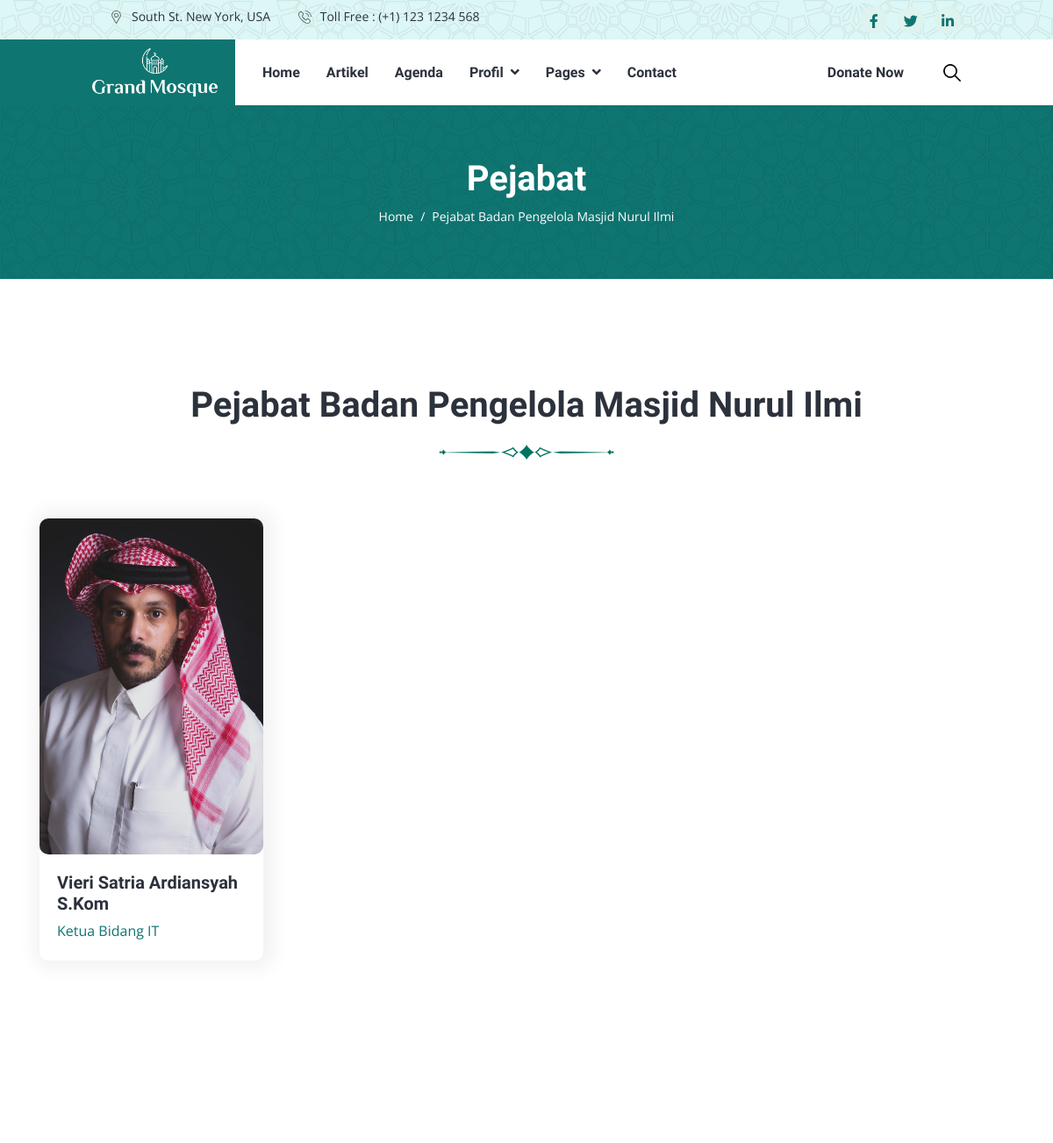
Before: /index.php/pimpinan (upper part) with the older database file.
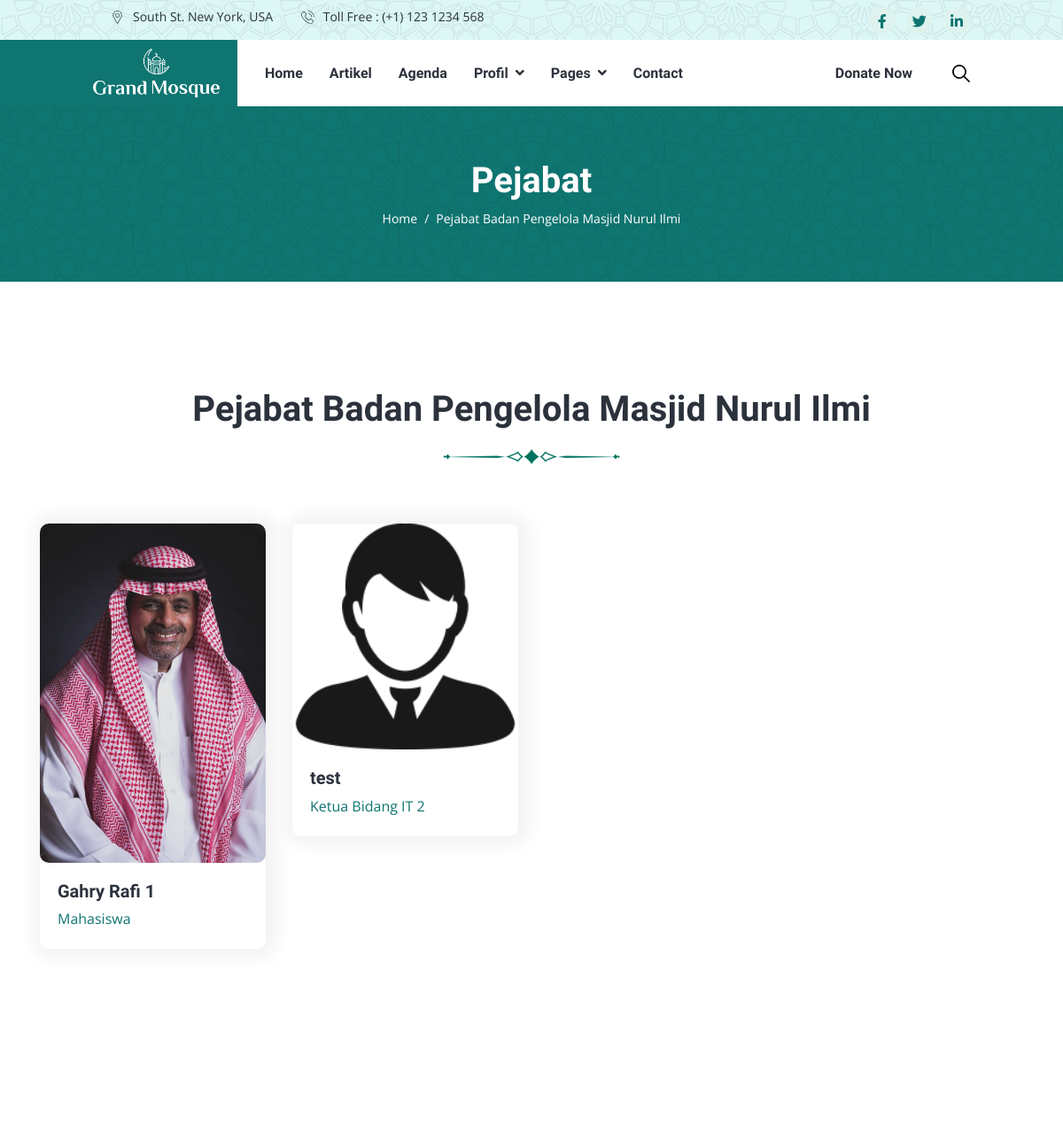
After: the same page with the newer database file.
### tables this page shows
CREATE TABLE `tbl_pimpinan` (
  `id_pimpinan` int(11) NOT NULL,
  `nama` varchar(100) NOT NULL,
  `jabatan` varchar(100) NOT NULL,
  `foto` text NOT NULL,
  `link1` text NOT NULL,
  `link2` text NOT NULL,
  `link3` text NOT NULL,
  `tanggal` timestamp NOT NULL DEFAULT current_timestamp()
);

### application/controllers/Pimpinan.php (called while the page is built, shortened)
<?php
class Pimpinan extends CI_Controller {
    public function __construct()
	{
		$this->load->model('Pimpinan_model', 'pimpinan');
	}
	public function index()
	{
        $data = [
            'judul' => 'Pimpinan',
            'title' => 'Pimpinan - Masjid Nurul Ilmi',
            'menu'  => 'pimpinan',
            'data_pimpinan' => $this->pimpinan->getDataPimpinan()
        ];
		$this->load->view('webpage/v_pimpinan', $data);
	}
}

### index.php (called while the page is built, shortened)
<?php
require_once BASEPATH.'core/CodeIgniter.php';

### application/models/Pimpinan_model.php (called while the page is built, shortened)
<?php
class Pimpinan_model extends CI_Model {
	var $table = 'tbl_pimpinan';
    public function getDataPimpinan()
	{
		return $this->db->get($this->table)->result();
	}
}

### application/views/webpage/v_pimpinan.php (the view, shortened to what this page needs)
<!DOCTYPE html>
<html lang="en">
<head>
    <link rel="stylesheet" href="https://cdnjs.cloudflare.com/ajax/libs/font-awesome/6.5.1/css/all.min.css"
 />
    <link rel="stylesheet" href="<?= base_url('frontend/') ?>assets/css/app.min.css">
</head>
<body>
    <header class="header-area">
    </header>
    <div class="page-title-area py-lg-6 py-5 bg-image-pattern">
        <div class="container">
            <div class="page-title-wrapper text-center">
                <h1 class="text-white mb-2">Pejabat</h1>
                <nav class="page-breadcrumb">
                    <ol class="breadcrumb">
                        <li class="breadcrumb-item"><a href='<?= base_url('home') ?>'>Home</a></li>
                        <li class="breadcrumb-item active">Pejabat Badan Pengelola Masjid Nurul Ilmi</li>
                    </ol>
                </nav>
            </div>
        </div>
    </div>
    <div class="team-area py-lg-10 py-8">
        <div class="container">
            <div class="section-title text-center mb-4">
                <h2 class="h1">Pejabat Badan Pengelola Masjid Nurul Ilmi</h2>
            </div>
            <?php if(!empty($data_pimpinan)) : ?>
            <div class="row">
                <?php foreach($data_pimpinan as $pimpinan) : ?>
                <div class="col-sm-6 col-lg-3">
                    <div class="team-item mt-4">
                        <div class="team-image">
                            <?php if(!empty($pimpinan->foto)) : ?>
                                <img src="<?= base_url('upload/pimpinan/'.$pimpinan->foto) ?>" alt="title">
                            <?php else: ?>
                                <img src="<?= base_url('upload/default.png') ?>" alt="">
                            <?php endif; ?>
                        </div>
                        <div class="team-content">
                            <h5><?= $pimpinan->nama ?></h5>
                            <span class="text-primary"><?= $pimpinan->jabatan ?></span>
                        </div>
                    </div>
                </div>
                <?php endforeach; ?>
            </div>
            <?php else: ?>
            <h3 class="text-center text-danger">"Data Pejabat Belum Ada"</h3>
            <?php endif; ?>
        </div>
    </div>
</body>
</html>

Changed rows visible on the page:
changed tbl_pimpinan: foto: a different picture; nama "Vieri Satria Ardiansyah S.Kom" → "Gahry Rafi 1"; jabatan "Ketua Bidang IT" → "Mahasiswa"
added tbl_pimpinan: nama "test", jabatan "Ketua Bidang IT 2"
